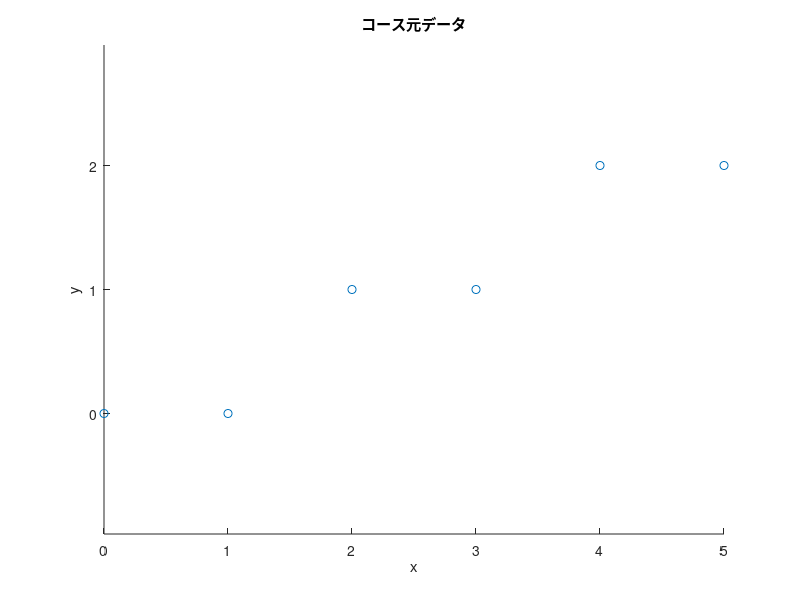

Here is the MATLAB script that generated this plot: (Note: this script raises an error after producing the figure.)
% 前処理 master
clc
clf
clear

% --------------コースデータ用意-----------------%
% course_x = round(linspace(-1, 10, 10));
% course_y = [0, 1, 2, 3, 4, 4, 4, 3, 2, 1];

% course_x = round(1 : 1 : 100); %cm
% course_y = round(-sin(course_x/10) * 50); %cm

course_x = [0, 1, 2, 3, 4, 5];
course_y = [0, 0, 1, 1, 2, 2];

% num = linspace(0, 1.5 * pi, 100);
% course_x = round(sin(num) * 50); %cm
% course_y = round(cos(num) * 50); %cm

figure(1)
scatter(course_x, course_y)
title('コース元データ')
xlabel('x')
ylabel('y')
axis equal

% ------------------正の整数にするためにマージンをとる---------------- %
min_x = min(course_x);
min_y = min(course_y);
if min_x < 0
    mergin_x = linspace(abs(min_x), abs(min_x), length(course_x));
    course_x = course_x + mergin_x;
end
if min_y < 0
    mergin_y = linspace(abs(min_y), abs(min_y), length(course_y));
    course_y = course_y + mergin_y;
end

course = [course_x; course_y];



% -------------------マップ作成--------------------%
expantion = round(2); %cm 膨張させる大きさ
map = Map(course, expantion); %バイナリマップ

figure(3)
heatmap(map.binary_grid)
title('バイナリマップ')
xlabel('x')
ylabel('y')


% 計算
% % -----------A star開始------------ %
x = map.start_x;
y = map.start_y;
pre_x = x;
pre_y = y;

g_cost = 0;
% cost_table = [-1, 1, 1;
%               -1, 0, 1;
%               -1, 1, 1];
cost_table = [0, 0, 0;
              0, 0, 0;
              0, 0, 0];
          
map.openAroundNode(x, y, cost_table); % 周りのノードをオープン

count = 0;
% for i = 1 : 2403
while x ~= map.goal_x || y ~= map.goal_y

    [x, y] = map.searchRefNode(); % スコアが最も小さいノードのx, yを得る
    cost_table = map.getCostTable(x, y, pre_x, pre_y)
    map.openAroundNode(x, y, cost_table);
    
    pre_x = x;
    pre_y = y;
    
    count = count + 1;
    
end

% % -----------プロット------------ %
map.shorter_path_grid(y, x) = 2;
store_x = [];
store_y = [];
while x ~= map.start_x || y ~= map.start_y

    temp_xy = map.grid(y, x).parent;
    x = temp_xy(1);
    y = temp_xy(2);
    
    store_x = [store_x, x];
    store_y = [store_y, y];
    
    map.shorter_path_grid(y, x) = 2;
end

figure(4)
heatmap(map.shorter_path_grid)

figure(5)
hold on
scatter(course(1, :), course(2, :))
title('マージンしたコースデータ')
xlabel('x')
ylabel('y')
axis equal

scatter(store_x, store_y)
title('ショートカット')
xlabel('x')
ylabel('y')
axis equal
hold off
